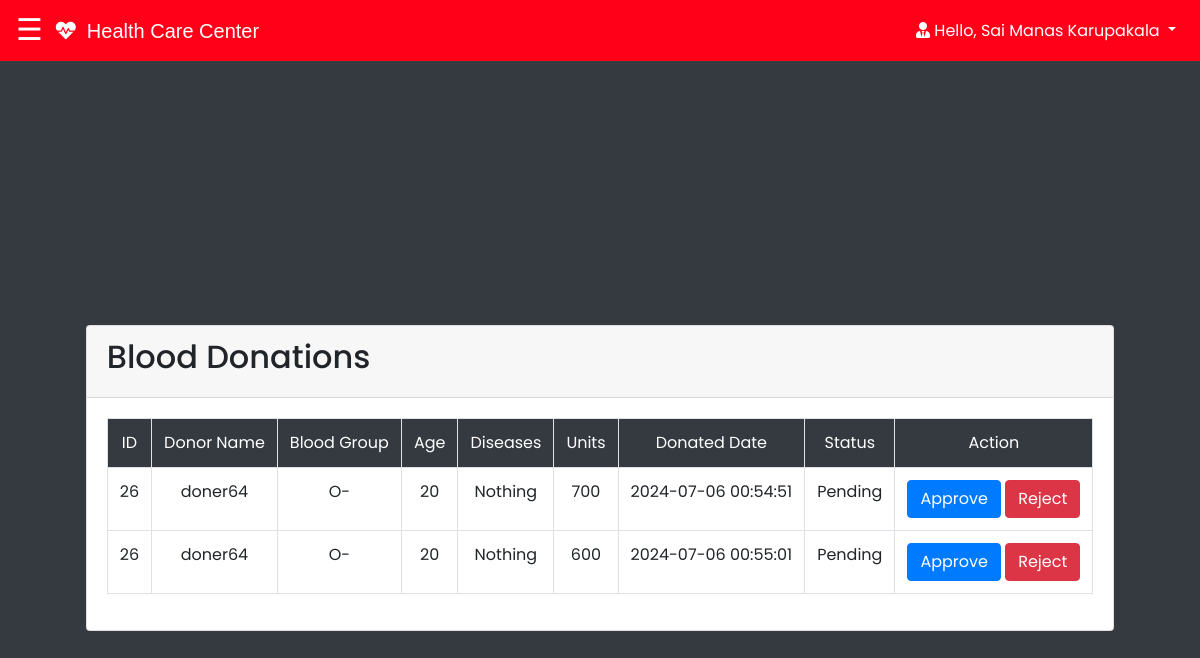
Page /admin/blood_donations.php (signed in) on the committed database.
### tables this page shows
CREATE TABLE `donationshistory` (
  `id` int(255) NOT NULL,
  `blood_group` varchar(255) NOT NULL,
  `diseases` varchar(255) NOT NULL DEFAULT 'Nothing',
  `units` int(255) NOT NULL,
  `date` datetime NOT NULL DEFAULT current_timestamp(),
  `status` varchar(255) NOT NULL DEFAULT 'Pending'
);

CREATE TABLE `user_form` (
  `id` int(11) NOT NULL,
  `name` varchar(255) DEFAULT NULL,
  `email` varchar(255) DEFAULT NULL,
  `age` int(255) DEFAULT NULL,
  `pass` varchar(255) DEFAULT NULL,
  `gender` varchar(255) NOT NULL DEFAULT 'Gender',
  `number` int(255) DEFAULT NULL,
  `BloodGroup` varchar(255) NOT NULL DEFAULT 'blood group',
  `diseases` varchar(255) NOT NULL DEFAULT 'Nothing',
  `address` varchar(255) DEFAULT NULL,
  `user_type` varchar(255) NOT NULL DEFAULT 'Select User Type',
  `date` datetime NOT NULL DEFAULT current_timestamp()
);

### admin/blood_donations.php (the view, shortened to what this page needs)
<?php
@include '../css/navbar.php';
$query ="select uf.id,uf.name,uf.diseases,uf.age,rh.blood_group,rh.units,rh.date,rh.status from user_form uf, donationshistory rh where uf.id=rh.id";
$result = mysqli_query($conn,$query);
?>
<!DOCTYPE html>
<html lang="en">
<head>
    <link rel="stylesheet" href="https://stackpath.bootstrapcdn.com/bootstrap/4.3.1/css/bootstrap.min.css">
    <link rel="stylesheet" href="https://cdnjs.cloudflare.com/ajax/libs/font-awesome/5.14.0/css/all.css">
   <link rel="stylesheet" href="css/style.css">
</head>
<body class="bg-dark">
    <div class="container">
        <div class="row mt-5">
            <div class="col">
                <div class="card mt-5">
                    <div class="card-header">
                        <h2 class="display-6 text-left">Blood Donations</h2>
                    </div>
                <div class="card-body">
                    <table class="table table-bordered text-center">
                    <tr class="bg-dark text-white">
                    <link rel="stylesheet" href="css/style.css">
                        <td> ID </td>
                        <td> Donor Name </td>
                        <td> Blood Group </td>
                        <td> Age </td>
                        <td> Diseases </td>
                        <td> Units </td>
                        <td> Donated Date </td>
                        <td> Status </td>
                        <td>Action</td>
                    </tr>
                    <tr>
                    <?php
                        while($row = mysqli_fetch_assoc($result))
                        {
                            if( $row['status'] =='Pending')
                            {
                                echo"
                                <tr>
                                    <td>$row[id]</td>
                                    <td>$row[name]</td>
                                    <td>$row[blood_group]</td>
                                    <td>$row[age]</td>
                                    <td>$row[diseases]</td>
                                    <td>$row[units]</td>
                                    <td>$row[date]</td>
                                    <td>$row[status]</td>
                                    <td><a  class='btn btn-primary' href='Bdonation_approve.php?id=$row[id]&blood_group=$row[blood_group]&units=$row[units]&date=$row[date]'>Approve</a>
                                    <a  class='btn btn-danger' href='Bdonation_reject.php?id=$row[id]&date=$row[date]'>Reject</a></td>
                                </tr>
                                ";
                            }
                        }
                    ?>
</body>
</html>

### css/navbar.php (shortened to what this page needs)
<?php
$regValue1 = $_SESSION['type'];
$regValue = $_SESSION['name'];
?>
<!DOCTYPE html>
<html lang="en">
<head>
  <link rel="stylesheet" href="https://stackpath.bootstrapcdn.com/bootstrap/4.3.1/css/bootstrap.min.css">
  <link rel="stylesheet" href="https://cdnjs.cloudflare.com/ajax/libs/font-awesome/5.14.0/css/all.css">
</head>
<body>
  <div class="bs-example">
    <nav style="background-color: #FF0018;" class="navbar navbar-expand-md navbar-dark fixed-top">
    <?php
    if($regValue1 == 'Admin'){
      @include 'sidebar_admin.php';
    }elseif($regValue1 == 'Donor'){
      @include 'sidebar_donor.php';
    }elseif($regValue1 == 'Patient'){
      @include 'sidebar_patient.php';
    }
    ?>
      &nbsp;&nbsp;&nbsp;<a href="/" class="navbar-brand"><i class="fas fa-heartbeat"></i>&nbsp; Health Care Center </a>
      <div class="collapse navbar-collapse justify-content-between" id="navbarCollapse">
        <ul class="navbar-nav ml-auto">
          <li class="nav-item dropdown">
            <a href="#" class="nav-link dropdown-toggle" data-toggle="dropdown" style="color:white";><i class="fas fa-user-tie" ></i> Hello, <?php echo htmlspecialchars($regValue); ?></a>
          </li>
        </ul>
      </div>
    </nav>
  </div>
</body>
</html>

### css/sidebar_admin.php (shortened to what this page needs)
<!DOCTYPE html>
<html>
<head>
</head>
<body>
<span style="font-size:30px;cursor:pointer;color:white" onclick="openNav()">&#9776;</span>
</body>
</html>

### css/style.css (style rules this page uses)
* { font-family: 'Poppins', sans-serif; margin:0; padding:0; box-sizing: border-box; outline: none; border:none; text-decoration: none; }
.container { min-height: 100vh; display: flex; align-items: center; justify-content: center; padding:20px; padding-bottom: 60px; }
.bs-example { margin: 0px; }
.navbar-brand { font-size: 20px; font-family: sans-serif; }

### css/navbar.php (style rules this page uses)
.bs-example { margin: 0px; }
.navbar-brand { font-size: 20px; font-family: sans-serif; }

### css/sidebar_admin.php (style rules this page uses)
body { font-family: "Lato", sans-serif; }

### admin/blood_donations.php (style rules this page uses)
table, td, th { border: 1px solid; }
table { width: 200%; border-collapse: collapse; }

### rows in the picture
donationshistory: id "26", id.name "doner64", blood_group "O-", id.age "20", id.diseases "Nothing", units "700", date "2024-07-06 00:54:51", status "Pending"
donationshistory: id "26", id.name "doner64", blood_group "O-", id.age "20", id.diseases "Nothing", units "600", date "2024-07-06 00:55:01", status "Pending"

### other values in the picture
$regValue "Sai Manas Karupakala"
